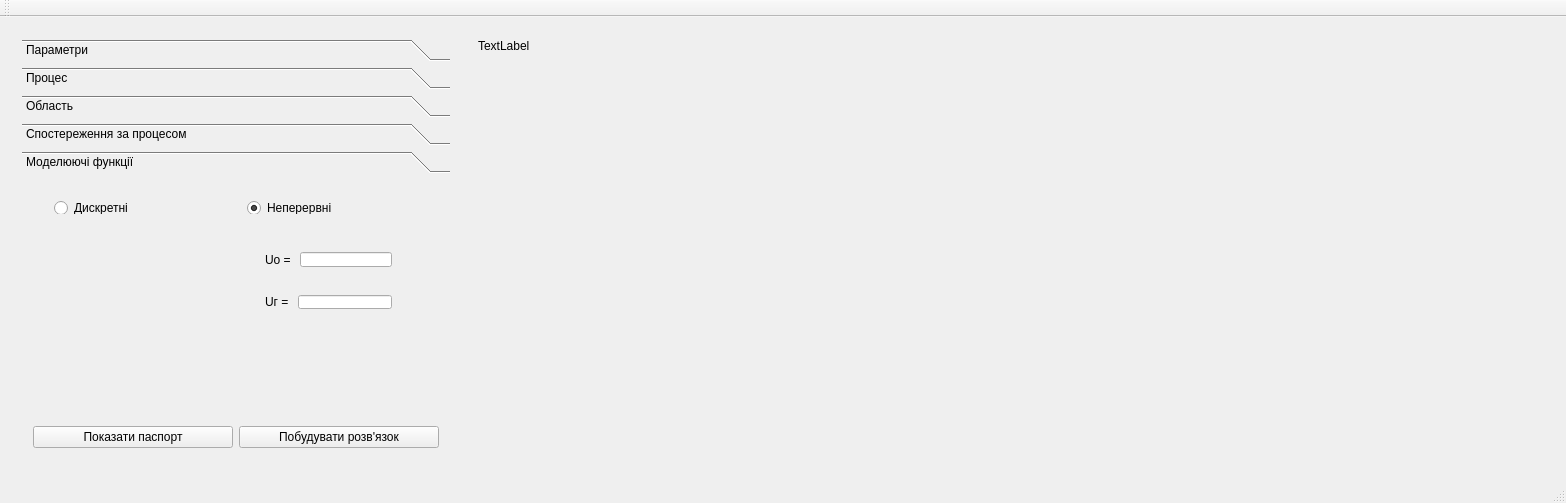
<?xml version="1.0" encoding="UTF-8"?>
<ui version="4.0">
 <class>MainWindow</class>
 <widget class="QMainWindow" name="MainWindow">
  <property name="geometry">
   <rect>
    <x>0</x>
    <y>0</y>
    <width>1566</width>
    <height>503</height>
   </rect>
  </property>
  <property name="windowTitle">
   <string>Моделюючий комплекс</string>
  </property>
  <widget class="QWidget" name="centralWidget">
   <layout class="QHBoxLayout" name="horizontalLayout">
    <item>
     <widget class="QWidget" name="widget" native="true">
      <property name="sizePolicy">
       <sizepolicy hsizetype="Fixed" vsizetype="Expanding">
        <horstretch>0</horstretch>
        <verstretch>0</verstretch>
       </sizepolicy>
      </property>
      <property name="minimumSize">
       <size>
        <width>450</width>
        <height>0</height>
       </size>
      </property>
      <property name="maximumSize">
       <size>
        <width>450</width>
        <height>16777215</height>
       </size>
      </property>
      <layout class="QVBoxLayout" name="verticalLayout">
       <item>
        <widget class="QToolBox" name="toolBox">
         <property name="styleSheet">
          <string notr="true"/>
         </property>
         <property name="currentIndex">
          <number>4</number>
         </property>
         <widget class="QWidget" name="pageParameters">
          <property name="geometry">
           <rect>
            <x>0</x>
            <y>0</y>
            <width>432</width>
            <height>232</height>
           </rect>
          </property>
          <property name="toolTip">
           <string>&lt;html&gt;&lt;head/&gt;&lt;body&gt;&lt;p&gt;&lt;br/&gt;&lt;/p&gt;&lt;/body&gt;&lt;/html&gt;</string>
          </property>
          <attribute name="label">
           <string>Параметри</string>
          </attribute>
          <layout class="QHBoxLayout" name="horizontalLayout_2">
           <item>
            <widget class="QWidget" name="widget_3" native="true">
             <layout class="QVBoxLayout" name="verticalLayout_4">
              <item>
               <widget class="QWidget" name="widget_4" native="true"/>
              </item>
              <item>
               <widget class="Line" name="line">
                <property name="orientation">
                 <enum>Qt::Horizontal</enum>
                </property>
               </widget>
              </item>
              <item>
               <widget class="QWidget" name="widget_16" native="true">
                <property name="sizePolicy">
                 <sizepolicy hsizetype="Fixed" vsizetype="Fixed">
                  <horstretch>0</horstretch>
                  <verstretch>0</verstretch>
                 </sizepolicy>
                </property>
                <layout class="QHBoxLayout" name="horizontalLayout_6">
                 <item>
                  <spacer name="horizontalSpacer">
                   <property name="orientation">
                    <enum>Qt::Horizontal</enum>
                   </property>
                   <property name="sizeHint" stdset="0">
                    <size>
                     <width>277</width>
                     <height>13</height>
                    </size>
                   </property>
                  </spacer>
                 </item>
                 <item>
                  <widget class="QPushButton" name="pushButton">
                   <property name="text">
                    <string>Підтвердити</string>
                   </property>
                  </widget>
                 </item>
                </layout>
               </widget>
              </item>
             </layout>
            </widget>
           </item>
          </layout>
         </widget>
         <widget class="QWidget" name="pageProcess">
          <property name="geometry">
           <rect>
            <x>0</x>
            <y>0</y>
            <width>415</width>
            <height>418</height>
           </rect>
          </property>
          <attribute name="label">
           <string>Процес</string>
          </attribute>
          <layout class="QVBoxLayout" name="verticalLayout_2">
           <item>
            <widget class="QWidget" name="widgetProcess" native="true">
             <property name="sizePolicy">
              <sizepolicy hsizetype="Preferred" vsizetype="Fixed">
               <horstretch>0</horstretch>
               <verstretch>0</verstretch>
              </sizepolicy>
             </property>
             <property name="minimumSize">
              <size>
               <width>0</width>
               <height>400</height>
              </size>
             </property>
             <property name="maximumSize">
              <size>
               <width>16777215</width>
               <height>400</height>
              </size>
             </property>
             <layout class="QVBoxLayout" name="verticalLayout_11">
              <item>
               <widget class="QWidget" name="widget_20" native="true">
                <property name="sizePolicy">
                 <sizepolicy hsizetype="Preferred" vsizetype="Fixed">
                  <horstretch>0</horstretch>
                  <verstretch>0</verstretch>
                 </sizepolicy>
                </property>
                <property name="minimumSize">
                 <size>
                  <width>0</width>
                  <height>50</height>
                 </size>
                </property>
                <property name="maximumSize">
                 <size>
                  <width>16777215</width>
                  <height>50</height>
                 </size>
                </property>
                <layout class="QHBoxLayout" name="horizontalLayout_13">
                 <item>
                  <widget class="QPushButton" name="pushButton_6">
                   <property name="text">
                    <string>Явно</string>
                   </property>
                  </widget>
                 </item>
                 <item>
                  <widget class="QPushButton" name="pushButton_7">
                   <property name="text">
                    <string>Вибрати </string>
                   </property>
                  </widget>
                 </item>
                 <item>
                  <widget class="QPushButton" name="pushButton_8">
                   <property name="text">
                    <string>Задати функцію Гріна</string>
                   </property>
                  </widget>
                 </item>
                </layout>
               </widget>
              </item>
              <item>
               <widget class="QWidget" name="widget_9" native="true">
                <layout class="QVBoxLayout" name="verticalLayout_5">
                 <item>
                  <widget class="QWidget" name="widget_11" native="true">
                   <layout class="QHBoxLayout" name="horizontalLayout_9">
                    <item>
                     <widget class="QLabel" name="label">
                      <property name="text">
                       <string>L = </string>
                      </property>
                     </widget>
                    </item>
                    <item>
                     <widget class="QLineEdit" name="lineEditL"/>
                    </item>
                   </layout>
                  </widget>
                 </item>
                 <item>
                  <widget class="QWidget" name="widget_12" native="true">
                   <layout class="QHBoxLayout" name="horizontalLayout_10">
                    <item>
                     <widget class="QLabel" name="label_2">
                      <property name="text">
                       <string>y = </string>
                      </property>
                     </widget>
                    </item>
                    <item>
                     <widget class="QLineEdit" name="lineEditY"/>
                    </item>
                   </layout>
                  </widget>
                 </item>
                 <item>
                  <widget class="QWidget" name="widget_GrinInput" native="true">
                   <property name="enabled">
                    <bool>true</bool>
                   </property>
                   <layout class="QHBoxLayout" name="horizontalLayout_14">
                    <item>
                     <widget class="QLabel" name="label_3">
                      <property name="text">
                       <string>Grin = </string>
                      </property>
                     </widget>
                    </item>
                    <item>
                     <widget class="QLineEdit" name="lineEditY_2"/>
                    </item>
                   </layout>
                  </widget>
                 </item>
                </layout>
               </widget>
              </item>
              <item>
               <widget class="QWidget" name="widget_10" native="true">
                <layout class="QHBoxLayout" name="horizontalLayout_8">
                 <item>
                  <widget class="QWidget" name="widget_13" native="true">
                   <layout class="QVBoxLayout" name="verticalLayout_7">
                    <item>
                     <widget class="QRadioButton" name="radioButtonDirectProblem">
                      <property name="text">
                       <string>Пряма задача</string>
                      </property>
                      <property name="checked">
                       <bool>true</bool>
                      </property>
                     </widget>
                    </item>
                    <item>
                     <widget class="QRadioButton" name="radioButtonInverseProblem">
                      <property name="text">
                       <string>Оберенена задача</string>
                      </property>
                     </widget>
                    </item>
                   </layout>
                  </widget>
                 </item>
                 <item>
                  <widget class="QWidget" name="widget_14" native="true">
                   <layout class="QVBoxLayout" name="verticalLayout_8">
                    <item>
                     <widget class="QComboBox" name="comboBoxControlType">
                      <property name="enabled">
                       <bool>false</bool>
                      </property>
                      <item>
                       <property name="text">
                        <string>Функція керування</string>
                       </property>
                      </item>
                      <item>
                       <property name="text">
                        <string>Крайові умови</string>
                       </property>
                      </item>
                      <item>
                       <property name="text">
                        <string>Початкові умови</string>
                       </property>
                      </item>
                      <item>
                       <property name="text">
                        <string>Крайові + початкові умови</string>
                       </property>
                      </item>
                     </widget>
                    </item>
                   </layout>
                  </widget>
                 </item>
                </layout>
               </widget>
              </item>
              <item>
               <widget class="QWidget" name="widget_15" native="true">
                <property name="sizePolicy">
                 <sizepolicy hsizetype="Fixed" vsizetype="Preferred">
                  <horstretch>0</horstretch>
                  <verstretch>0</verstretch>
                 </sizepolicy>
                </property>
                <layout class="QHBoxLayout" name="horizontalLayout_11">
                 <item>
                  <spacer name="horizontalSpacer_3">
                   <property name="orientation">
                    <enum>Qt::Horizontal</enum>
                   </property>
                   <property name="sizeHint" stdset="0">
                    <size>
                     <width>277</width>
                     <height>13</height>
                    </size>
                   </property>
                  </spacer>
                 </item>
                 <item>
                  <widget class="QPushButton" name="pushButton_5">
                   <property name="text">
                    <string>Підтвердити</string>
                   </property>
                  </widget>
                 </item>
                </layout>
               </widget>
              </item>
             </layout>
             <zorder>widget_15</zorder>
             <zorder>widget_9</zorder>
             <zorder>widget_10</zorder>
             <zorder>widget_20</zorder>
            </widget>
           </item>
          </layout>
         </widget>
         <widget class="QWidget" name="pageArea">
          <property name="geometry">
           <rect>
            <x>0</x>
            <y>0</y>
            <width>432</width>
            <height>232</height>
           </rect>
          </property>
          <attribute name="label">
           <string>Область</string>
          </attribute>
          <layout class="QHBoxLayout" name="horizontalLayout_3">
           <item>
            <widget class="QWidget" name="widget_5" native="true">
             <layout class="QVBoxLayout" name="verticalLayout_3">
              <item>
               <widget class="QScrollArea" name="scrollArea">
                <property name="widgetResizable">
                 <bool>true</bool>
                </property>
                <widget class="QWidget" name="scrollAreaWidgetContents">
                 <property name="geometry">
                  <rect>
                   <x>0</x>
                   <y>0</y>
                   <width>394</width>
                   <height>138</height>
                  </rect>
                 </property>
                 <layout class="QVBoxLayout" name="verticalLayout_9">
                  <item>
                   <widget class="QWidget" name="widget_17" native="true"/>
                  </item>
                 </layout>
                </widget>
               </widget>
              </item>
              <item>
               <widget class="Line" name="line_2">
                <property name="orientation">
                 <enum>Qt::Horizontal</enum>
                </property>
               </widget>
              </item>
              <item>
               <widget class="QWidget" name="widget_8" native="true">
                <property name="sizePolicy">
                 <sizepolicy hsizetype="Fixed" vsizetype="Fixed">
                  <horstretch>0</horstretch>
                  <verstretch>0</verstretch>
                 </sizepolicy>
                </property>
                <layout class="QHBoxLayout" name="horizontalLayout_7">
                 <item>
                  <spacer name="horizontalSpacer_2">
                   <property name="orientation">
                    <enum>Qt::Horizontal</enum>
                   </property>
                   <property name="sizeHint" stdset="0">
                    <size>
                     <width>277</width>
                     <height>13</height>
                    </size>
                   </property>
                  </spacer>
                 </item>
                 <item>
                  <widget class="QPushButton" name="pushButton_2">
                   <property name="text">
                    <string>Підтвердити</string>
                   </property>
                  </widget>
                 </item>
                </layout>
               </widget>
              </item>
             </layout>
            </widget>
           </item>
          </layout>
         </widget>
         <widget class="QWidget" name="pageObservation">
          <property name="geometry">
           <rect>
            <x>0</x>
            <y>0</y>
            <width>432</width>
            <height>232</height>
           </rect>
          </property>
          <attribute name="label">
           <string>Спостереження за процесом</string>
          </attribute>
          <layout class="QHBoxLayout" name="horizontalLayout_4">
           <item>
            <widget class="QWidget" name="widget_19" native="true">
             <layout class="QVBoxLayout" name="verticalLayout_12">
              <item>
               <widget class="QWidget" name="widget_6" native="true"/>
              </item>
              <item>
               <widget class="QWidget" name="widget_21" native="true">
                <property name="sizePolicy">
                 <sizepolicy hsizetype="Fixed" vsizetype="Fixed">
                  <horstretch>0</horstretch>
                  <verstretch>0</verstretch>
                 </sizepolicy>
                </property>
                <layout class="QHBoxLayout" name="horizontalLayout_15">
                 <item>
                  <spacer name="horizontalSpacer_5">
                   <property name="orientation">
                    <enum>Qt::Horizontal</enum>
                   </property>
                   <property name="sizeHint" stdset="0">
                    <size>
                     <width>277</width>
                     <height>13</height>
                    </size>
                   </property>
                  </spacer>
                 </item>
                 <item>
                  <widget class="QPushButton" name="pushButton_9">
                   <property name="text">
                    <string>Підтвердити</string>
                   </property>
                  </widget>
                 </item>
                </layout>
               </widget>
              </item>
             </layout>
            </widget>
           </item>
          </layout>
         </widget>
         <widget class="QWidget" name="pageModellingFunctions">
          <property name="geometry">
           <rect>
            <x>0</x>
            <y>0</y>
            <width>432</width>
            <height>232</height>
           </rect>
          </property>
          <attribute name="label">
           <string>Моделюючі функції</string>
          </attribute>
          <layout class="QHBoxLayout" name="horizontalLayout_5">
           <item>
            <widget class="QWidget" name="widget_7" native="true">
             <widget class="QWidget" name="widget_22" native="true">
              <property name="geometry">
               <rect>
                <x>10</x>
                <y>0</y>
                <width>401</width>
                <height>35</height>
               </rect>
              </property>
              <layout class="QHBoxLayout" name="horizontalLayout_16">
               <item>
                <widget class="QRadioButton" name="radioButtonInverseProblem_2">
                 <property name="text">
                  <string>Дискретні</string>
                 </property>
                </widget>
               </item>
               <item>
                <widget class="QRadioButton" name="radioButtonDirectProblem_2">
                 <property name="text">
                  <string>Неперервні</string>
                 </property>
                 <property name="checked">
                  <bool>true</bool>
                 </property>
                </widget>
               </item>
              </layout>
             </widget>
             <widget class="QWidget" name="widget_23" native="true">
              <property name="geometry">
               <rect>
                <x>210</x>
                <y>40</y>
                <width>171</width>
                <height>101</height>
               </rect>
              </property>
              <layout class="QVBoxLayout" name="verticalLayout_13">
               <item>
                <widget class="QWidget" name="widget_24" native="true">
                 <layout class="QHBoxLayout" name="horizontalLayout_17">
                  <item>
                   <widget class="QLabel" name="label_4">
                    <property name="text">
                     <string>Uo = </string>
                    </property>
                   </widget>
                  </item>
                  <item>
                   <widget class="QLineEdit" name="lineEditL_2"/>
                  </item>
                 </layout>
                </widget>
               </item>
               <item>
                <widget class="QWidget" name="widget_25" native="true">
                 <layout class="QHBoxLayout" name="horizontalLayout_18">
                  <item>
                   <widget class="QLabel" name="label_5">
                    <property name="text">
                     <string>Uг = </string>
                    </property>
                   </widget>
                  </item>
                  <item>
                   <widget class="QLineEdit" name="lineEditY_3"/>
                  </item>
                 </layout>
                </widget>
               </item>
              </layout>
             </widget>
            </widget>
           </item>
          </layout>
         </widget>
        </widget>
       </item>
       <item>
        <widget class="QWidget" name="widget_18" native="true">
         <layout class="QHBoxLayout" name="horizontalLayout_12">
          <item>
           <widget class="QPushButton" name="pushButton_3">
            <property name="text">
             <string>Показати паспорт</string>
            </property>
           </widget>
          </item>
          <item>
           <widget class="QPushButton" name="pushButton_4">
            <property name="text">
             <string>Побудувати розв'язок</string>
            </property>
           </widget>
          </item>
         </layout>
        </widget>
       </item>
      </layout>
     </widget>
    </item>
    <item>
     <widget class="QWidget" name="widget_2" native="true">
      <property name="sizePolicy">
       <sizepolicy hsizetype="Fixed" vsizetype="Expanding">
        <horstretch>0</horstretch>
        <verstretch>0</verstretch>
       </sizepolicy>
      </property>
      <property name="minimumSize">
       <size>
        <width>260</width>
        <height>0</height>
       </size>
      </property>
      <property name="maximumSize">
       <size>
        <width>260</width>
        <height>16777215</height>
       </size>
      </property>
      <layout class="QVBoxLayout" name="verticalLayout_6">
       <item>
        <widget class="QLabel" name="labelPassport">
         <property name="text">
          <string>TextLabel</string>
         </property>
        </widget>
       </item>
       <item>
        <spacer name="verticalSpacer">
         <property name="orientation">
          <enum>Qt::Vertical</enum>
         </property>
         <property name="sizeHint" stdset="0">
          <size>
           <width>20</width>
           <height>40</height>
          </size>
         </property>
        </spacer>
       </item>
      </layout>
     </widget>
    </item>
    <item>
     <widget class="QCustomPlot" name="ResultGraphic" native="true">
      <property name="sizePolicy">
       <sizepolicy hsizetype="Expanding" vsizetype="Preferred">
        <horstretch>0</horstretch>
        <verstretch>0</verstretch>
       </sizepolicy>
      </property>
      <property name="minimumSize">
       <size>
        <width>560</width>
        <height>0</height>
       </size>
      </property>
      <layout class="QVBoxLayout" name="verticalLayout_10"/>
     </widget>
    </item>
    <item>
     <spacer name="horizontalSpacer_4">
      <property name="orientation">
       <enum>Qt::Horizontal</enum>
      </property>
      <property name="sizeHint" stdset="0">
       <size>
        <width>40</width>
        <height>20</height>
       </size>
      </property>
     </spacer>
    </item>
   </layout>
  </widget>
  <widget class="QMenuBar" name="menuBar">
   <property name="geometry">
    <rect>
     <x>0</x>
     <y>0</y>
     <width>1566</width>
     <height>21</height>
    </rect>
   </property>
  </widget>
  <widget class="QToolBar" name="mainToolBar">
   <attribute name="toolBarArea">
    <enum>TopToolBarArea</enum>
   </attribute>
   <attribute name="toolBarBreak">
    <bool>false</bool>
   </attribute>
  </widget>
  <widget class="QStatusBar" name="statusBar"/>
 </widget>
 <layoutdefault spacing="6" margin="11"/>
 <customwidgets>
  <customwidget>
   <class>QCustomPlot</class>
   <extends>QWidget</extends>
   <header location="global">qcustomplot.h</header>
   <container>1</container>
  </customwidget>
 </customwidgets>
 <resources/>
 <connections/>
</ui>
